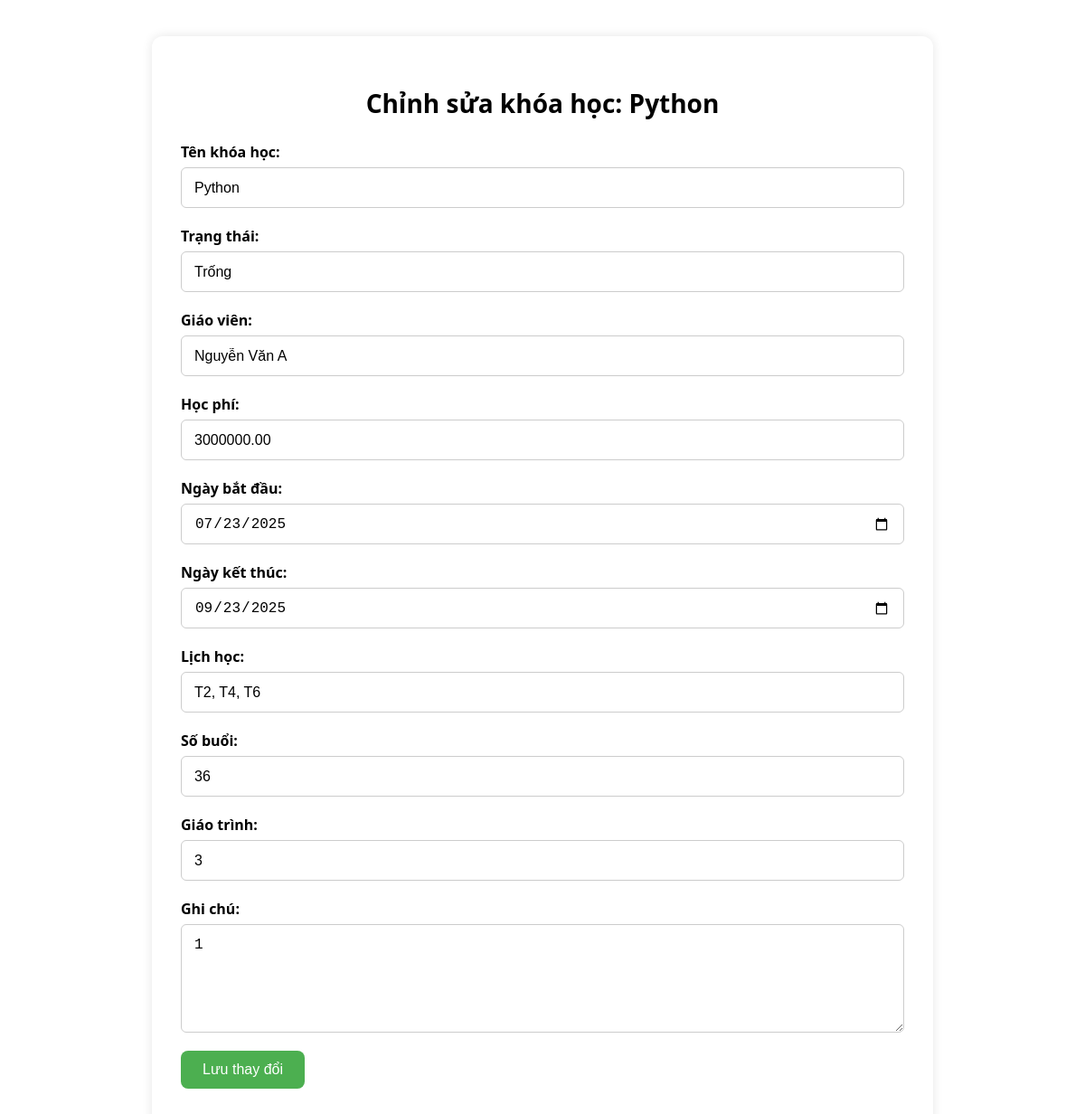
Page /courses/edit/31/ on the committed database.
### teacherapp/models.py (models this page shows, shortened)
class Course(models.Model):
    name = models.CharField(max_length=200)
    status = models.CharField(max_length=50)
    teacher = models.CharField(max_length=100)
    fee = models.DecimalField(max_digits=10, decimal_places=2, null=True, blank=True)
    start_date = models.DateField()
    end_date = models.DateField()
    schedule = models.CharField(max_length=200)
    sessions = models.IntegerField(default=0)  # Tổng số buổi
    curriculum = models.TextField(blank=True)
    note = models.TextField(blank=True)
    participants = models.IntegerField(default=0)
    created_by = models.ForeignKey(User, on_delete=models.CASCADE, null=True, blank=True)

### teacherapp/views.py (the view)
# urls.py: path('courses/edit/<int:course_id>/', views.edit_course, name='edit_course'),
def edit_course(request, course_id):
    course = get_object_or_404(Course, id=course_id)
    if request.method == 'POST':
        form = CourseEditForm(request.POST, instance=course)
        if form.is_valid():
            updated = form.save(commit=False)
            updated.created_by = request.user
            updated.save()
            print(">>> Đã lưu thành công")
            return redirect('course_management')
        else:
            print(">>> Form không hợp lệ:", form.errors)
    else:
        form = CourseEditForm(instance=course)
    return render(request, 'teacher_page/edit_course.html', {'form': form, 'course': course})

### templates/teacher_page/edit_course.html (shortened to what this page needs)
{% load static %}
{% block extra_css %}
<link rel="stylesheet" href="{% static 'css/edit_course.css' %}">
{% endblock %}
{% block content %}
<div class="main-content">
    <h2>Chỉnh sửa khóa học: {{ course.name }}</h2>
    <form method="POST" action="{% url 'edit_course' course.id %}">
        <div class="form-group">
            <label for="name">Tên khóa học:</label>
            {{ form.name }}
        </div>
        <div class="form-group">
            <label for="status">Trạng thái:</label>
            {{ form.status }}
        </div>
        <div class="form-group">
            <label for="teacher">Giáo viên:</label>
            {{ form.teacher }}
        </div>
        <div class="form-group">
            <label for="fee">Học phí:</label>
            {{ form.fee }}
        </div>
        <div class="form-group">
            <label for="start_date">Ngày bắt đầu:</label>
            {{ form.start_date }}
        </div>
        <div class="form-group">
            <label for="end_date">Ngày kết thúc:</label>
            {{ form.end_date }}
        </div>
        <div class="form-group">
            <label for="schedule">Lịch học:</label>
            {{ form.schedule }}
        </div>
        <div class="form-group">
            <label for="sessions">Số buổi:</label>
            {{ form.sessions }}
        </div>
        <div class="form-group">
            <label for="curriculum">Giáo trình:</label>
            {{ form.curriculum }}
        </div>
        <div class="form-group">
            <label for="note">Ghi chú:</label>
            {{ form.note }}
        </div>
        <button type="submit" class="add-class-btn">Lưu thay đổi</button>
    </form>
</div>
{% endblock %}

### static/css/edit_course.css (style rules this page uses)
.main-content { max-width: 800px; margin: 40px auto; background-color: #fff; padding: 32px; border-radius: 12px; box-shadow: 0 0 12px rgba(0, 0, 0, 0.1); font-family: 'Segoe UI', sans-serif; font-size: 16px; }
.main-content h2 { font-size: 28px; margin-bottom: 24px; text-align: center; }
.form-group { margin-bottom: 20px; }
.form-group label { display: block; font-weight: 600; margin-bottom: 6px; font-size: 16px; }
.form-group input, .form-group select, .form-group textarea { width: 100%; padding: 10px 14px; font-size: 16px; border: 1px solid #ccc; border-radius: 6px; box-sizing: border-box; height: 45px; }
.form-group textarea { height: 120px; resize: vertical; overflow: auto; line-height: 1.5; }
.add-class-btn { background-color: #4CAF50; color: white; padding: 12px 24px; font-size: 16px; border: none; border-radius: 8px; cursor: pointer; transition: background-color 0.3s ease; }

### rows in the picture
Course: name "Python", status "Trống", teacher "Nguyễn Văn A", fee "3000000.00", start_date "07/23/2025", end_date "09/23/2025", schedule "T2, T4, T6", sessions "36", curriculum "3", note "1"
